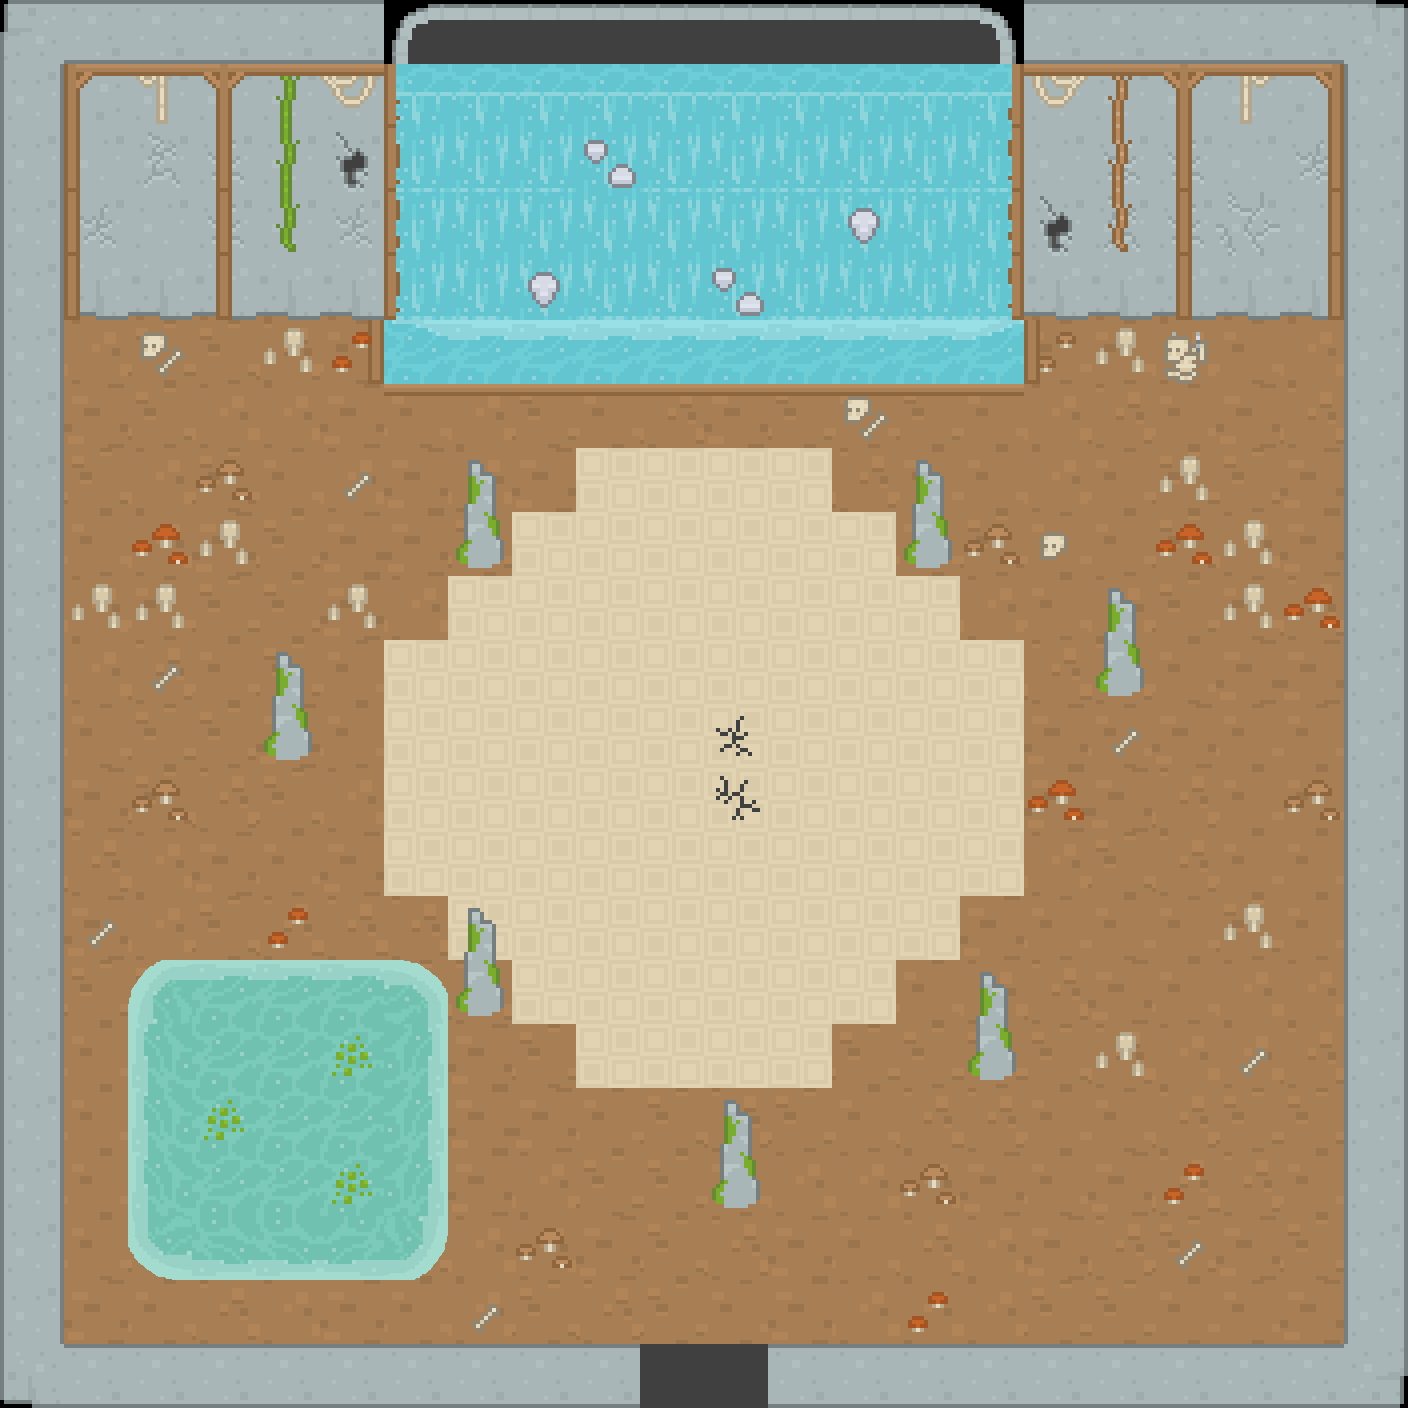

This is a level from a 2D game, rendered from its Tiled map with the project's own tilesets. A one-line summary and the complete map file follow:
An orthogonal 22x22 tile map with 64x64 px tiles, 4 tile layers (Tile Layer 1, Tile Layer 3, Tile Layer 2, Tile Layer 4), 2 tilesets and 18 objects (16x wall, player, oldman).

<map version="1.2" tiledversion="1.2.3" orientation="orthogonal" renderorder="right-down" width="22" height="22" tilewidth="64" tileheight="64" infinite="0" nextlayerid="12" nextobjectid="24">
 <tileset firstgid="1" source="cave.tsx" />
 <tileset firstgid="523" source="z.tsx" />
 <layer id="7" name="Tile Layer 1" width="22" height="22">
  <data encoding="csv">
0,0,0,0,0,0,0,0,0,0,0,0,0,0,0,0,0,0,0,0,0,0,
0,71,72,73,68,72,72,72,72,72,72,72,72,72,72,72,72,68,73,72,74,0,
0,68,102,101,68,68,68,0,0,0,0,0,0,0,0,68,68,101,101,68,101,0,
0,101,68,101,68,101,68,0,0,0,0,0,0,0,0,68,68,102,101,103,68,0,
0,365,365,365,365,365,365,0,0,0,0,0,0,0,0,365,365,365,365,365,365,0,
0,365,368,368,366,367,0,0,0,0,0,0,0,0,0,0,367,367,365,367,365,0,
0,369,368,365,365,369,367,365,368,367,366,369,368,367,368,367,365,366,367,369,366,0,
0,368,365,368,367,365,369,365,369,456,456,456,456,366,367,367,365,367,368,368,369,0,
0,367,365,369,368,369,369,368,456,456,456,456,456,456,367,368,367,367,368,365,369,0,
0,365,367,368,368,369,365,456,456,456,456,456,456,456,456,365,367,365,368,367,366,0,
0,365,366,367,368,367,456,456,456,456,456,456,456,456,456,456,366,366,367,369,369,0,
0,367,368,368,369,367,456,456,456,456,456,456,456,456,456,456,369,367,369,367,367,0,
0,369,368,366,368,365,456,456,456,456,456,456,456,456,456,456,369,369,366,367,367,0,
0,366,365,369,367,369,456,456,456,456,456,456,456,456,456,456,365,368,366,367,367,0,
0,369,365,368,366,366,366,456,456,456,456,456,456,456,456,369,367,367,367,368,367,0,
0,368,368,369,366,365,368,366,456,456,456,456,456,456,367,365,366,369,367,365,365,0,
0,367,367,369,367,368,367,369,368,456,456,456,456,368,368,368,368,366,365,365,366,0,
0,367,365,368,365,365,367,369,369,367,368,366,368,367,366,366,367,367,366,368,368,0,
0,367,368,366,369,369,369,369,365,368,368,367,365,365,365,369,367,369,366,366,367,0,
0,367,368,368,368,365,368,365,365,369,368,366,369,367,366,365,369,366,368,369,368,0,
0,369,367,366,365,369,367,365,368,366,368,367,369,365,365,365,368,368,367,367,369,0,
0,0,0,0,0,0,0,0,0,0,0,0,0,0,0,0,0,0,0,0,0,0
</data>
 </layer>
 <layer id="8" name="Tile Layer 3" width="22" height="22">
  <data encoding="csv">
0,0,0,0,0,0,0,0,0,0,0,0,0,0,0,0,0,0,0,0,0,0,
0,0,0,0,93,0,237,0,0,0,0,0,0,0,0,240,0,95,0,0,0,0,
0,0,0,0,0,0,237,0,0,0,0,0,0,0,0,240,0,95,0,0,0,0,
0,0,0,0,0,0,237,0,0,0,0,0,0,0,0,240,0,124,0,0,0,0,
0,130,130,130,130,130,237,0,0,0,0,0,0,0,0,240,130,130,130,130,130,0,
0,0,0,0,0,240,0,0,0,0,0,0,0,0,0,0,237,0,0,0,0,0,
0,0,0,0,0,0,209,209,209,209,209,209,209,209,209,209,0,0,0,0,0,0,
0,0,0,0,0,0,0,0,0,0,0,0,0,0,7,0,0,0,0,0,0,0,
0,0,0,0,0,0,0,0,0,0,0,0,0,0,36,0,0,0,0,0,0,0,
0,0,0,0,0,0,0,0,0,0,0,0,0,0,0,0,0,0,0,0,0,0,
0,0,0,0,0,0,0,0,0,0,0,0,0,0,0,0,0,0,0,0,0,0,
0,0,0,0,0,0,0,0,0,0,0,0,0,0,0,0,0,0,0,0,0,0,
0,0,0,0,0,0,0,0,0,0,0,0,0,0,0,0,0,0,0,0,0,0,
0,0,0,0,0,0,0,0,0,0,0,0,0,0,0,0,0,0,0,0,0,0,
0,0,0,0,0,0,0,0,0,0,0,0,0,0,0,0,0,0,0,0,0,0,
0,0,0,0,0,0,0,0,0,0,0,0,0,0,0,0,0,0,0,0,0,0,
0,0,0,0,0,0,0,0,0,0,0,0,0,0,0,0,0,0,0,0,0,0,
0,0,0,0,0,0,0,0,0,0,0,0,0,0,0,0,0,0,0,0,0,0,
0,0,0,0,0,0,0,0,0,0,0,0,0,0,0,0,0,0,0,0,0,0,
0,0,0,0,0,0,0,0,0,0,0,0,0,0,0,0,0,0,0,0,0,0,
0,0,0,0,0,0,0,0,0,0,0,0,0,0,0,0,0,0,0,0,0,0,
0,0,0,0,0,0,0,0,0,0,0,0,0,0,0,0,0,0,0,0,0,0
</data>
 </layer>
 <layer id="9" name="Tile Layer 2" width="22" height="22">
  <data encoding="csv">
0,0,0,0,0,0,0,0,0,0,0,0,0,0,0,0,0,0,0,0,0,0,
0,0,2147483915,0,209,2147483886,408,409,409,409,409,409,409,409,409,410,238,209,0,267,0,0,
0,237,0,239,93,0,465,466,466,468,466,466,466,466,466,467,0,0,239,0,240,0,
0,237,0,239,122,0,436,437,437,437,437,437,437,439,437,438,0,0,239,0,240,0,
0,237,0,239,0,0,465,466,439,466,466,468,466,466,466,467,0,0,239,0,240,0,
0,0,0,0,0,0,494,495,495,495,495,495,495,495,495,496,0,0,0,0,0,0,
0,0,0,0,0,0,0,0,0,0,0,0,0,0,0,0,0,0,0,0,0,0,
0,0,0,0,0,0,0,7,0,0,0,0,0,0,0,0,0,0,0,0,0,0,
0,0,0,0,0,0,0,36,0,0,0,0,0,0,0,0,0,0,0,0,0,0,
0,0,0,0,0,0,0,0,0,0,0,0,0,0,0,0,0,7,0,0,0,0,
0,0,0,0,7,0,0,0,0,0,0,0,0,0,0,0,0,36,0,0,0,0,
0,0,0,0,36,0,0,0,0,0,0,0,0,0,0,0,0,0,0,0,0,0,
0,0,0,0,0,0,0,0,0,0,0,0,0,0,0,0,0,0,0,0,0,0,
0,0,0,0,0,0,0,0,0,0,0,0,0,0,0,0,0,0,0,0,0,0,
0,0,0,0,0,0,0,7,0,0,0,0,0,0,0,0,0,0,0,0,0,0,
0,0,523,500,500,500,2684355083,36,0,0,0,0,0,0,0,7,0,0,0,0,0,0,
0,0,1610613236,326,326,326,3758096884,0,0,0,0,0,0,0,0,36,0,0,0,0,0,0,
0,0,1610613236,326,326,326,3758096884,0,0,0,0,7,0,0,0,0,0,0,0,0,0,0,
0,0,1610613236,326,326,326,3758096884,0,0,0,0,36,0,0,0,0,0,0,0,0,0,0,
0,0,1610613259,1073742324,1073742324,3221225972,3221225995,0,0,0,0,0,0,0,0,0,0,0,0,0,0,0,
0,0,0,0,0,0,0,0,0,0,0,0,0,0,0,0,0,0,0,0,0,0,
0,0,0,0,0,0,0,0,0,0,0,0,0,0,0,0,0,0,0,0,0,0
</data>
 </layer>
 <layer id="10" name="Tile Layer 4" width="22" height="22">
  <data encoding="csv">
2684354685,2684354630,2684354630,2684354630,2684354630,2684354630,312,313,313,313,313,313,313,313,313,314,2684354630,2684354630,2684354630,2684354630,2684354630,3221225597,
70,0,0,0,0,0,0,0,0,0,0,0,0,0,0,0,0,0,0,0,0,70,
70,0,0,0,0,96,0,0,0,0,0,0,0,0,0,0,0,0,0,0,0,70,
70,0,0,0,0,0,0,0,0,0,0,0,0,0,0,0,96,0,0,0,0,70,
70,0,0,0,0,0,0,0,0,0,0,0,0,0,0,0,0,0,0,0,0,70,
70,0,61,0,91,118,0,0,0,0,0,0,0,0,0,0,119,91,62,0,0,70,
70,0,0,0,0,0,0,0,0,0,0,0,0,61,0,0,0,0,0,0,0,70,
70,0,0,90,0,60,0,0,0,0,0,0,0,0,0,0,0,0,91,0,0,70,
70,0,89,91,0,0,0,0,0,0,0,0,0,0,0,90,59,0,89,91,0,70,
70,91,91,0,0,91,0,0,0,0,0,0,0,0,0,0,0,0,0,91,89,70,
70,0,60,0,0,0,0,0,0,0,0,0,0,0,0,0,0,0,0,0,0,70,
70,0,0,0,0,0,0,0,0,0,0,8,0,0,0,0,0,60,0,0,0,70,
70,0,90,0,0,0,0,0,0,0,0,37,0,0,0,0,89,0,0,0,90,70,
70,0,0,0,0,0,0,0,0,0,0,0,0,0,0,0,0,0,0,0,0,70,
70,60,0,0,118,0,0,0,0,0,0,0,0,0,0,0,0,0,0,91,0,70,
70,0,0,0,0,0,0,0,0,0,0,0,0,0,0,0,0,0,0,0,0,70,
70,0,0,0,0,393,0,0,0,0,0,0,0,0,0,0,0,91,0,60,0,70,
70,0,0,393,0,0,0,0,0,0,0,0,0,0,0,0,0,0,0,0,0,70,
70,0,0,0,0,393,0,0,0,0,0,0,0,0,90,0,0,0,118,0,0,70,
70,0,0,0,0,0,0,0,90,0,0,0,0,0,0,0,0,0,60,0,0,70,
70,0,0,0,0,0,0,60,0,0,0,0,0,0,118,0,0,0,0,0,0,70,
125,2684354630,2684354630,2684354630,2684354630,2684354630,2684354630,2684354630,2684354630,2684354630,342,342,2684354630,2684354630,2684354630,2684354630,2684354630,2684354630,2684354630,2684354630,2684354630,1610612861
</data>
 </layer>
 <objectgroup id="11" name="Object Layer 1">
  <object id="1" name="wall" x="0" y="0" width="64" height="1408" />
  <object id="2" name="wall" x="1344" y="0" width="64" height="1408" />
  <object id="3" name="wall" x="1408" y="0" width="64" height="1408" rotation="90" />
  <object id="6" name="wall" x="456" y="460" width="48" height="116" />
  <object id="7" name="wall" x="904" y="460" width="48" height="116" />
  <object id="8" name="wall" x="264" y="652" width="48" height="116" />
  <object id="9" name="wall" x="456" y="908" width="48" height="116" />
  <object id="10" name="wall" x="712" y="1100" width="48" height="116" />
  <object id="11" name="wall" x="968" y="972" width="48" height="116" />
  <object id="12" name="wall" x="1096" y="588" width="48" height="116" />
  <object id="13" name="wall" x="1152" y="320" width="64" height="64" />
  <object id="14" name="wall" x="1024" y="64" width="320" height="256" />
  <object id="16" name="wall" x="64" y="64" width="320" height="256" />
  <object id="17" name="wall" x="384" y="64" width="640" height="320" />
  <object id="18" name="player" x="704" y="768" width="64" height="64" />
  <object id="19" name="wall" x="0" y="1344" width="1344" height="64" />
  <object id="21" name="oldman" x="704" y="448" width="64" height="64" />
  <object id="23" name="wall" x="711" y="452" width="49" height="57" />
 </objectgroup>
</map>
